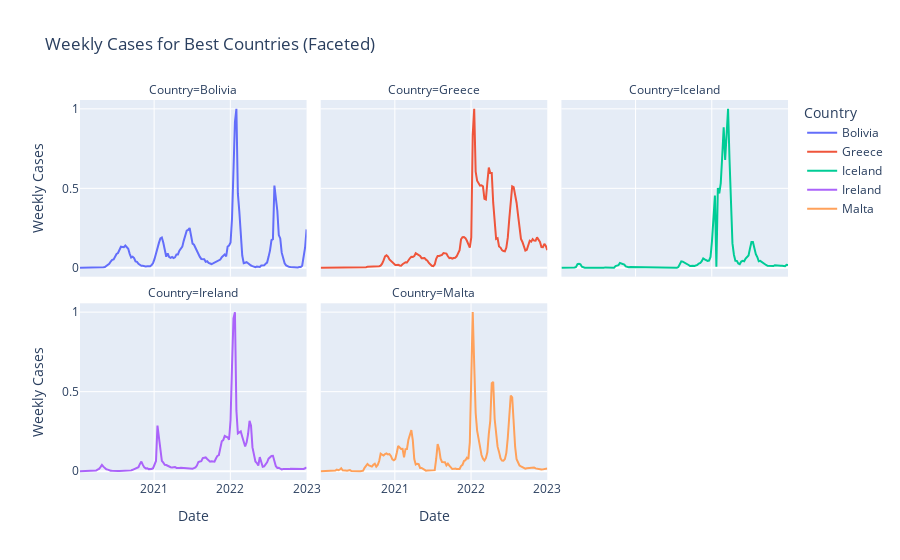

Notebook cell for this chart:
### Code cell
df_worst_filtered = training_data[training_data["location"].isin(worst_countries)]

scaler = MinMaxScaler()

# Scale the data for each country individually
df_worst_filtered["scaled_weekly_cases"] = df_worst_filtered.groupby("location")["weekly_cases"].transform(
    lambda x: scaler.fit_transform(x.values.reshape(-1, 1)).flatten()
)
# Create a faceted line plot
fig = px.line(
    df_worst_filtered,
    x="date",  # Replace with the actual column name for dates in your DataFrame
    y="scaled_weekly_cases",
    color="location",  # Different color for each country
    facet_col="location",  # Create a small plot for each country
    facet_col_wrap=3,  # Wrap subplots into rows of 3
    title="Weekly Cases for Best Countries (Faceted)",
    labels={"scaled_weekly_cases": "Weekly Cases", "date": "Date", "location": "Country"}
)

# Show the plot
fig.show()

### Figure 1 — Plotly figure (JSON) as saved in the notebook; plotly's stock layout.template omitted (floating-point values rounded to 4 significant figures; data arrays with more than 128 entries replaced by an {"elided": "..."} marker saying what was removed)
{"data": [{"hovertemplate": "Country=Bolivia<br>Date=%{x}<br>Weekly Cases=%{y}<extra></extra>", "legendgroup": "Bolivia", "line": {"color": "#636efa", "dash": "solid"}, "marker": {"symbol": "circle"}, "mode": "lines", "name": "Bolivia", "orientation": "v", "showlegend": true, "type": "scatter", "x": {"elided": "156 str values"}, "xaxis": "x4", "y": {"elided": "156 float values"}, "yaxis": "y4"}, {"hovertemplate": "Country=Greece<br>Date=%{x}<br>Weekly Cases=%{y}<extra></extra>", "legendgroup": "Greece", "line": {"color": "#EF553B", "dash": "solid"}, "marker": {"symbol": "circle"}, "mode": "lines", "name": "Greece", "orientation": "v", "showlegend": true, "type": "scatter", "x": {"elided": "156 str values"}, "xaxis": "x5", "y": {"elided": "156 float values"}, "yaxis": "y5"}, {"hovertemplate": "Country=Iceland<br>Date=%{x}<br>Weekly Cases=%{y}<extra></extra>", "legendgroup": "Iceland", "line": {"color": "#00cc96", "dash": "solid"}, "marker": {"symbol": "circle"}, "mode": "lines", "name": "Iceland", "orientation": "v", "showlegend": true, "type": "scatter", "x": {"elided": "156 str values"}, "xaxis": "x6", "y": {"elided": "156 float values"}, "yaxis": "y6"}, {"hovertemplate": "Country=Ireland<br>Date=%{x}<br>Weekly Cases=%{y}<extra></extra>", "legendgroup": "Ireland", "line": {"color": "#ab63fa", "dash": "solid"}, "marker": {"symbol": "circle"}, "mode": "lines", "name": "Ireland", "orientation": "v", "showlegend": true, "type": "scatter", "x": {"elided": "156 str values"}, "xaxis": "x", "y": {"elided": "156 float values"}, "yaxis": "y"}, {"hovertemplate": "Country=Malta<br>Date=%{x}<br>Weekly Cases=%{y}<extra></extra>", "legendgroup": "Malta", "line": {"color": "#FFA15A", "dash": "solid"}, "marker": {"symbol": "circle"}, "mode": "lines", "name": "Malta", "orientation": "v", "showlegend": true, "type": "scatter", "x": {"elided": "156 str values"}, "xaxis": "x2", "y": {"elided": "156 float values"}, "yaxis": "y2"}], "layout": {"annotations": [{"font": {}, "showarrow": false, "text": "Country=Ireland", "x": 0.16, "xanchor": "center", "xref": "paper", "y": 0.465, "yanchor": "bottom", "yref": "paper"}, {"font": {}, "showarrow": false, "text": "Country=Malta", "x": 0.5, "xanchor": "center", "xref": "paper", "y": 0.465, "yanchor": "bottom", "yref": "paper"}, {"font": {}, "showarrow": false, "text": "Country=Bolivia", "x": 0.16, "xanchor": "center", "xref": "paper", "y": 1.0, "yanchor": "bottom", "yref": "paper"}, {"font": {}, "showarrow": false, "text": "Country=Greece", "x": 0.5, "xanchor": "center", "xref": "paper", "y": 1.0, "yanchor": "bottom", "yref": "paper"}, {"font": {}, "showarrow": false, "text": "Country=Iceland", "x": 0.84, "xanchor": "center", "xref": "paper", "y": 1.0, "yanchor": "bottom", "yref": "paper"}], "legend": {"title": {"text": "Country"}, "tracegroupgap": 0}, "title": {"text": "Weekly Cases for Best Countries (Faceted)"}, "xaxis": {"anchor": "y", "domain": [0, 0.32], "title": {"text": "Date"}}, "xaxis2": {"anchor": "y2", "domain": [0.34, 0.66], "matches": "x", "title": {"text": "Date"}}, "xaxis3": {"anchor": "y3", "domain": [0.68, 1.0], "matches": "x", "title": {"text": "Date"}}, "xaxis4": {"anchor": "y4", "domain": [0, 0.32], "matches": "x", "showticklabels": false}, "xaxis5": {"anchor": "y5", "domain": [0.34, 0.66], "matches": "x", "showticklabels": false}, "xaxis6": {"anchor": "y6", "domain": [0.68, 1.0], "matches": "x", "showticklabels": false}, "yaxis": {"anchor": "x", "domain": [0, 0.465], "title": {"text": "Weekly Cases"}}, "yaxis2": {"anchor": "x2", "domain": [0, 0.465], "matches": "y", "showticklabels": false}, "yaxis3": {"anchor": "x3", "domain": [0, 0.465], "matches": "y", "showticklabels": false}, "yaxis4": {"anchor": "x4", "domain": [0.535, 1.0], "matches": "y", "title": {"text": "Weekly Cases"}}, "yaxis5": {"anchor": "x5", "domain": [0.535, 1.0], "matches": "y", "showticklabels": false}, "yaxis6": {"anchor": "x6", "domain": [0.535, 1.0], "matches": "y", "showticklabels": false}}}
